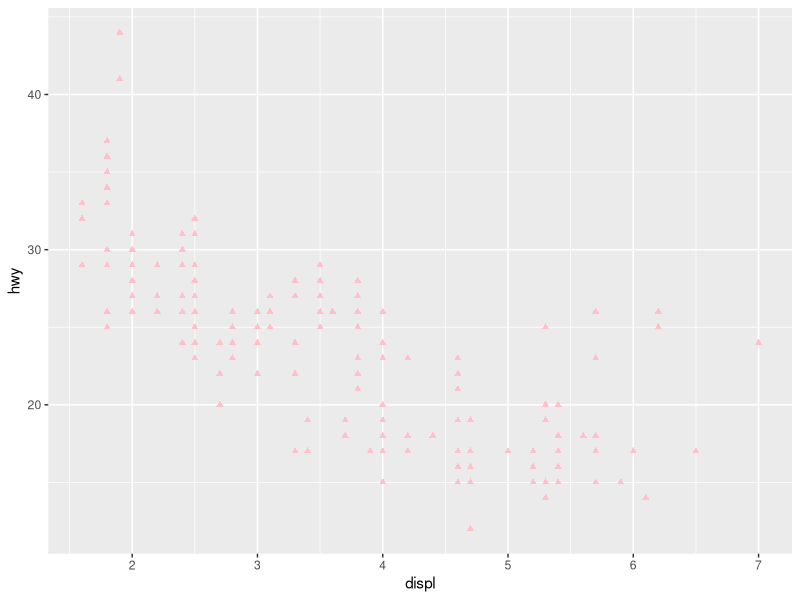
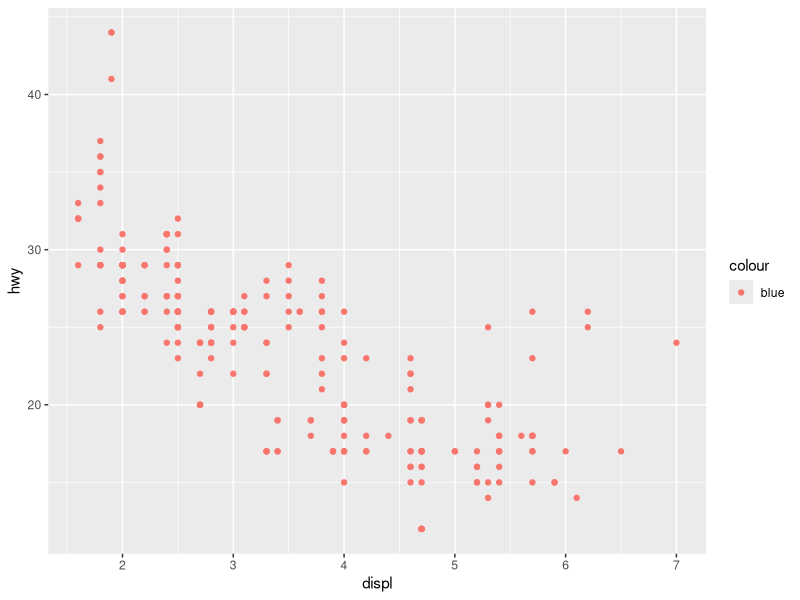
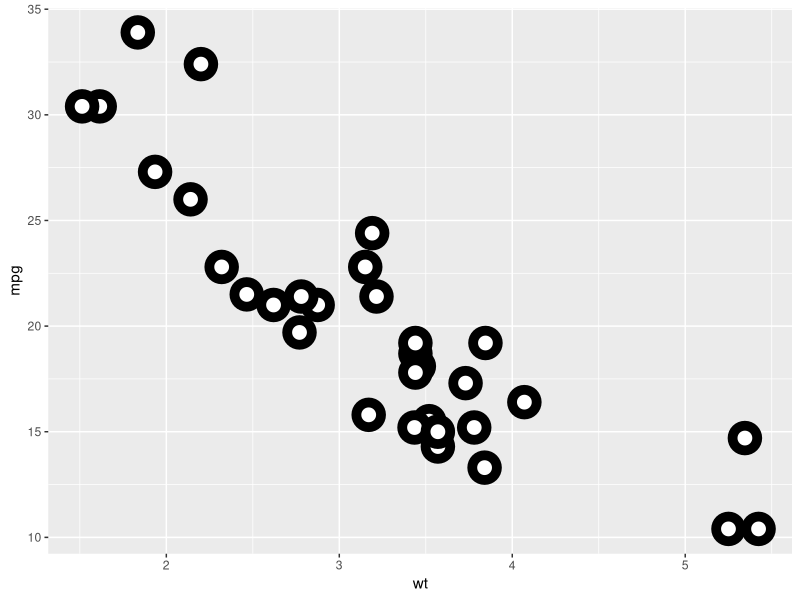
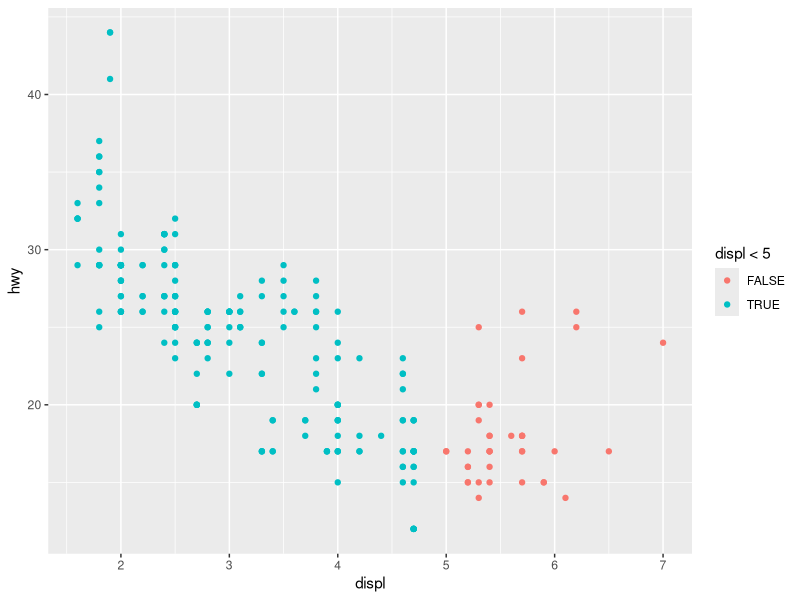
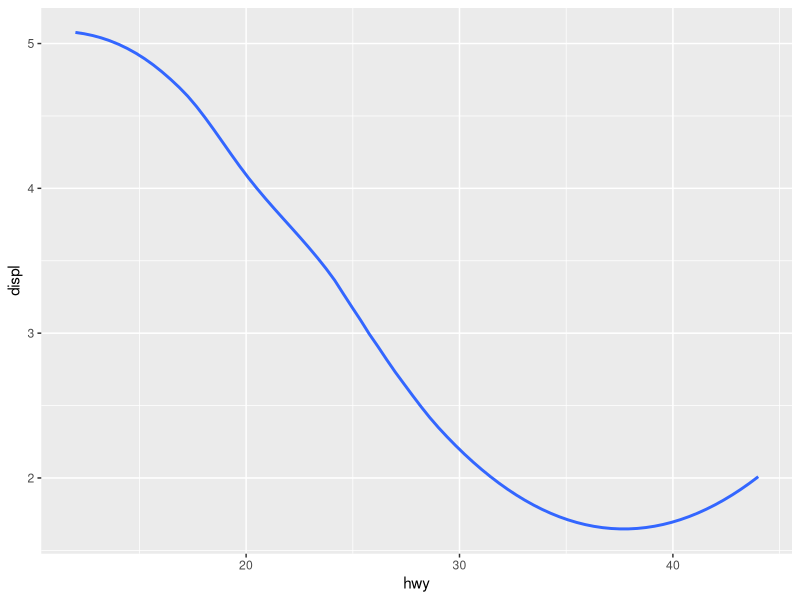
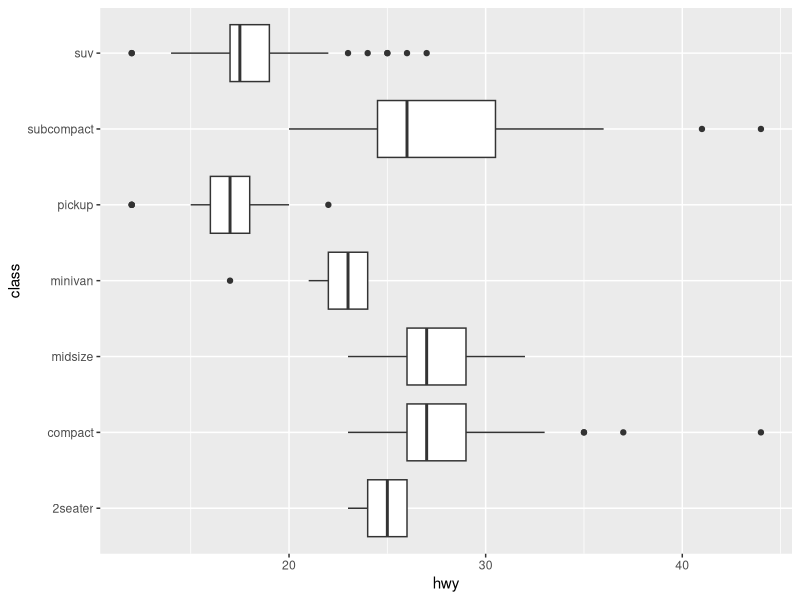
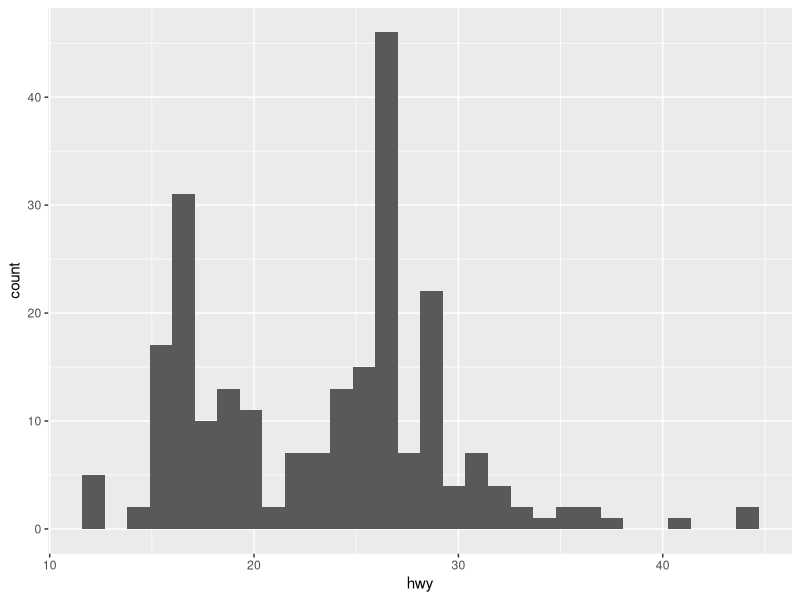
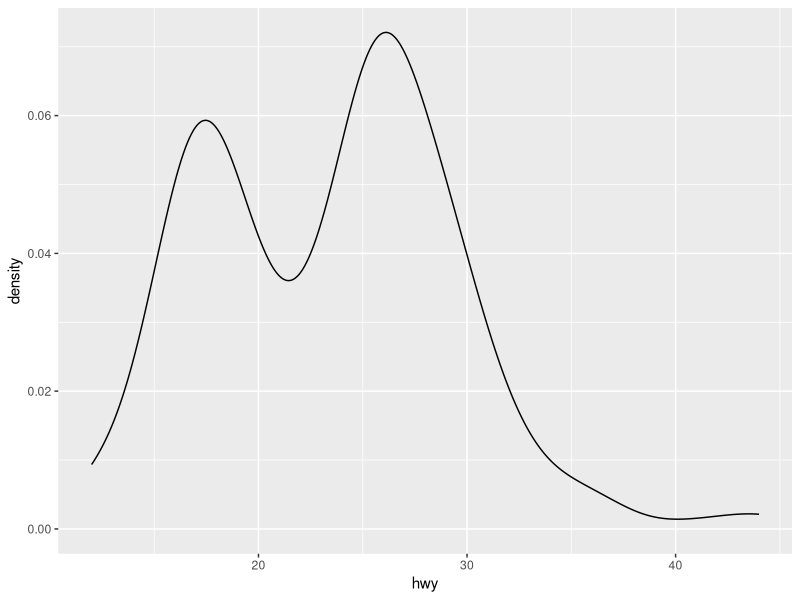

The R source for these figures, in order:
## ---- chunk 1
knitr::opts_chunk$set(echo = TRUE)
library(tidyverse)
## ---- chunk 2
ggplot(mpg, aes(x = displ, y = hwy)) +
  geom_point(colour = "pink", shape = 17)
## ---- chunk 3
ggplot(mpg) + 
  geom_point(aes(x = displ, y = hwy, color = "blue"))
# When color is set within an `aes()`, it is attempting a variable mapping to determine the appearence. So in the above example, `color = "blue"` is mapping the color of each variable based off the "variable", "blue". (Similar to how color = class works. Of course "blue" is not really a variable. It is a single value. Class has a bunch of different values in which the color aesthetic can map to)
## ---- chunk 4
# Looking at an example from the documentation:

# For shapes that have a border (like 21), you can colour the inside and
# outside separately. Use the stroke aesthetic to modify the width of the
# border
ggplot(mtcars, aes(wt, mpg)) +
  geom_point(shape = 21, colour = "black", fill = "white", size = 5, stroke = 5)
## ---- chunk 5
ggplot(mpg, aes(x = displ, y = hwy, color = displ < 5)) + 
  geom_point()
# The following inequality `displ < 5` is either TRUE or FALSE. Thus this is a dichotomous mapping.
## ---- chunk 6
# geom_line() can be used to make a line graph with variables that make sense (time on x axis, some numeric quantity of y axis). Or we can use geom_smooth to create a "line chart" that is the line of best fit through all data points
ggplot(mpg, aes(hwy, displ)) +
  geom_smooth(se = FALSE)

ggplot(mpg, aes(hwy, class)) +
  geom_boxplot()

ggplot(mpg, aes(hwy)) +
  geom_histogram()

ggplot(mpg, aes(x = hwy)) +
  geom_density()
## ---- chunk 7
ggplot(mpg, aes(x = displ, y = hwy)) +
  geom_smooth(aes(color = drv), show.legend = FALSE)
# It won't show the legend describing which color maps to which drv value from our data. If we remove it, the legend will show (as show.legend is TRUE by default). It was removed earlier likely for space reasons (We can see our graph abit better now). Most of the time, removal of a legend is due to the fact that each line is obvious and we don't need to explicity have a legend to make sense of the plot.
## ---- chunk 8
# By default se = TRUE, which means a 95% confidence interval will be added around our line of best fits.
## ---- chunk 9
ggplot(mpg, aes(displ, hwy)) +
  geom_point() +
  geom_smooth(se = FALSE)
## ---- chunk 10
ggplot(mpg, aes(displ, hwy)) +
  geom_point() +
  geom_smooth(aes(group = drv), se = FALSE)
## ---- chunk 11
ggplot(mpg, aes(displ, hwy, colour = drv)) +
  geom_point() +
  geom_smooth(se = FALSE)
## ---- chunk 12
ggplot(mpg, aes(displ, hwy)) +
  geom_point(aes(colour = drv)) +
  geom_smooth(se = FALSE)
## ---- chunk 13
ggplot(mpg, aes(displ, hwy)) +
  geom_point(aes(colour = drv)) +
  geom_smooth(aes(linetype = drv), se = FALSE)
## ---- chunk 14
ggplot(mpg, aes(displ, hwy, fill = drv)) +
  geom_point(shape = 21, size = 3, colour = "white", stroke = 3)
# Shapes 21-24 have a border of colour and are filled with fill.
## ---- chunk 15
ggplot(diamonds, aes(x = depth, y = price)) + 
  geom_point() +
  facet_wrap(~carat)
# It appears facet_wrap doesn't care if you use a continuous variable and forcefully wraps it anyway
## ---- chunk 16
# The above code mentioned is as follows:
ggplot(mpg, aes(x = displ, y = hwy)) + 
  geom_point() + 
  facet_grid(drv ~ cyl, scales = "free_y")
# The empty celss tells us there are no data points for certain drv and cyl combinations. For example, in the dataset there are no 5 cylinder 4 wheel drive vehicles.

# Related plot:
ggplot(mpg) + 
  geom_point(aes(x = drv, y = cyl))
# We see a similar result here. No points for 5 cylinder 4 wheel drive, etc. facet wrap makes this result, arguably easier to see.
## ---- chunk 17
ggplot(mpg) + 
  geom_point(aes(x = displ, y = hwy)) +
  facet_grid(drv ~ .)

ggplot(mpg) + 
  geom_point(aes(x = displ, y = hwy)) +
  facet_grid(. ~ cyl)

# The . in this context appears to be a placeholder for whether we want our faceted variable (such as drv and cylinder) to be faceted by rows or columns
## ---- chunk 18
ggplot(mpg) + 
  geom_point(aes(x = displ, y = hwy)) + 
  facet_wrap(~ class, nrow = 2)
# Some advantages over coloring are that it is easier to separate between each class of vehicle. This advantage is even more obvious with a larger dataset where looking for differences between colours will be difficult (And the legend even bigger).
# Some disadvantages are since they aren't all on the same plot, differences between each class of vehicles, datawise, is harder to distinguish. Adding to this point, as each subplot is forced to be more compact, it is harder to see any relationships in the data. This disadvantage is amplied with larger datasets.
## ---- chunk 19
# nrow and ncol are self-explanatory. Other arguments are things like `scales` which are related to the x & y axis. The `dir` argument defines how each subplot is added to the overall plot. For example "h" will add subplots horizontally (Left to right), while "v" adds them vertically (Top to bottom). This is easier to see with an example below:

ggplot(mpg) + 
  geom_point(aes(x = displ, y = hwy)) + 
  facet_wrap(~ class, dir = "h")

ggplot(mpg) + 
  geom_point(aes(x = displ, y = hwy)) + 
  facet_wrap(~ class, dir = "v")

# `facet_grid()` doesn't have nrow and ncol arguments since the two variables we choose within facet_grid will define the number of rows and number of columns. For example if we have a row variable with two possible values, and a column variable with three possible values, it will produce an overall plot with 6 subplots (2 x 3 = 6), with 2 rows and 3 columns. It cannot take imposed nrow and ncol arguments as this breaks the pairings between the x axis and y axis.
## ---- chunk 20
ggplot(mpg, aes(x = displ)) + 
  geom_histogram() + 
  facet_grid(drv ~ .)

ggplot(mpg, aes(x = displ)) + 
  geom_histogram() +
  facet_grid(. ~ drv)

# I would argue the first, since engine size, the primary focus of our plot, is easier to compare between different drive trains due to them all using the same x axis, unlike the second plot which uses the same y axis but not the same x axis. The width of each bin is easier to see as well.
# Care should be taken to consider whether the most important variable we want to compare between facets, (in this case its displ) should be using only a singular axis (preferred) rather than multiple of the same axes.
## ---- chunk 21
ggplot(mpg) + 
  geom_point(aes(x = displ, y = hwy)) +
  facet_grid(drv ~ .)

ggplot(mpg) + 
  geom_point(aes(x = displ, y = hwy)) +
  facet_wrap(~drv, dir = "v", strip.position = "right")
## ---- chunk 22
# The default geom is geom_pointrange. (It is called "pointrange" only in the documentation since its stripped of the geom prefix)

ggplot(diamonds) + 
  stat_summary(
    aes(x = cut, y = depth),
    fun.min = min,
    fun.max = max,
    fun = median
  )

ggplot(diamonds) +
  geom_pointrange(
    aes(x = cut, y = depth),
    stat = "summary",
    fun.min = min,
    fun.max = max,
    fun = median
  )
## ---- chunk 23
# geom_bar() makes the height of the bar proportional to the number of cases in each group. If you want the heights of the bars to represent values in the data, use geom_col() instead. geom_bar() uses stat_count() by default: it counts the number of cases at each x position. geom_col() uses stat_identity(): it leaves the data as is. Here are some examples:

ggplot(diamonds, aes(x = cut)) + 
  geom_bar()

diamonds_plus <- diamonds |> 
  mutate(
    med_depth = median(depth, na.rm = TRUE),
    .by = cut
  ) |> 
  summarize(
    n = n(),
    .by = c(cut, med_depth)
  )

ggplot(diamonds_plus, aes(cut, med_depth)) +
geom_col()

df <- data.frame(trt = c("a", "b", "c"), outcome = c(2.3, 1.9, 3.2))
ggplot(df, aes(trt, outcome)) +
  geom_col()
## ---- chunk 24
# `geom_bar`,  with `stat = "count"`. `geom_hist`, `geom_freqpoly` with `stat = "bin"` etc. The geoms uses a relevant stat based off what data is generally being supplied to each geom. So for example we usually use geom_bar if we have discrete data which is best fit for stat = "count". Similar argument for geom_hist & geom_freqpoly since they are supplied continous data they use stat = "bin" instead.
## ---- chunk 25
# stat_smooth() provides the following variables, some of which depend on the orientation:
# after_stat(y) or after_stat(x)
# Predicted value.
# 
# after_stat(ymin) or after_stat(xmin)
# Lower pointwise confidence interval around the mean.
# 
# after_stat(ymax) or after_stat(xmax)
# Upper pointwise confidence interval around the mean.
# 
# after_stat(se)
# Standard error.


# Some of the arguments that control its behaviour are the following:
# method = NULL,
# formula = NULL,
# se = TRUE,
# n = 80,
# span = 0.75,
# fullrange = FALSE,
# level = 0.95,
# method.args = list(),
# na.rm = FALSE,
# orientation = NA,
# show.legend = NA,
# inherit.aes = TRUE
## ---- chunk 26
# after_stat is an expression using the variables calculated by the stat. So in this case since we are using `geom_bar` it will calculate respective proportions based off `stat_count`.
ggplot(diamonds, aes(x = cut, y = after_stat(prop), group = 1)) + 
  geom_bar()

# The bars are not grouped together because the group aesthetic is not set. As a result, each bar is treated as an individual entity, and the heights of the bars represent the proportion of each category within its own group. Since there is no grouping, the proportions are calculated independently for each bar, which leads to incorrect proportions being displayed, which is whatever the highest prop value is as its only comparing proportion values with itself. (Value of 1 for first plot, 7 for second plot)
ggplot(diamonds, aes(x = cut, y = after_stat(prop))) + 
  geom_bar()
ggplot(diamonds, aes(x = cut, fill = color, y = after_stat(prop))) + 
  geom_bar()
## ---- chunk 27
ggplot(mpg, aes(x = cty, y = hwy)) + 
  geom_point()
# There might be overlapping points which are possibly overlapping certain interesting information about our data. Lets add some randomness to our points

ggplot(mpg, aes(x = cty, y = hwy)) + 
  geom_jitter()
# As we can see this is a big improvement. There are clearly a lot more points towards the lower end of cty and hwy but not for the higher end. More care should be taken when analysing trends beyond combined cty and hwy values of (25, 30) for example
## ---- chunk 28
ggplot(mpg, aes(x = displ, y = hwy)) +
  geom_point()
ggplot(mpg, aes(x = displ, y = hwy)) +
  geom_point(position = "identity")
# In terms of the plots, visually there is no difference between either of them. However, adding the argument `position = "identity"` might be good code practice when making plots which involve overlapping data to inform the user running the code.
## ---- chunk 29
# width and height control the amount of jitter. From the documentation:

# width, height:	
# Amount of vertical and horizontal jitter. The jitter is added in both positive and negative directions, so the total spread is twice the value specified here.
# If omitted, defaults to 40% of the resolution of the data: this means the jitter values will occupy 80% of the implied bins. Categorical data is aligned on the integers, so a width or height of 0.5 will spread the data so it's not possible to see the distinction between the categories.

# Lets see these arguments in action with some examples:

ggplot(mpg, aes(x = displ, y = hwy)) +
  geom_jitter()
ggplot(mpg, aes(x = displ, y = hwy)) +
  geom_jitter(width = 1)
ggplot(mpg, aes(x = displ, y = hwy)) +
  geom_jitter(height = 1)
ggplot(mpg, aes(x = displ, y = hwy)) +
  geom_jitter(width = 0.5, height = 2)
## ---- chunk 30
ggplot(mpg, aes(x = displ, y = hwy)) +
  geom_count()

ggplot(mpg, aes(x = displ, y = hwy)) +
  geom_jitter()

# `geom_count()` creates a legend displaying a rough estimate of how much overlapping we have on particular points. This can also be useful to visually identify how much overlapping we have at each point without sacrificing the accuracy of where the points should be displayed unlike with `geom_jitter()`. However with plots where data points are very close together, I imagine geom_count is not as good as there could be a lot of overlap between points, again obscuring overlapping of the data. Also since geom_count creates "buckets" of data (In the above example we have n = 2.5, 5, etc.), if there are many different "buckets" it can get a bit overwhelming visually.
## ---- chunk 31
# Default position is "dodge2"
ggplot(mpg, aes(class, hwy)) +
  geom_boxplot(aes(colour = drv))
# So each boxplot relating class, hwy and their respective drv is automatically shown close to each other, as is the expected behaviour of position adjustment "dodge"
## ---- chunk 32
ggplot(mpg, aes(x = drv, fill = class)) + 
  geom_bar() +
  coord_polar()
## ---- chunk 33
nz <- map_data("nz")

ggplot(nz, aes(x = long, y = lat, group = group)) +
  geom_polygon(fill = "white", color = "black")

ggplot(nz, aes(x = long, y = lat, group = group)) +
  geom_polygon(fill = "white", color = "black") +
  coord_quickmap()

# Without looking at any documentation, at first glance `coord_quickmap()` appears to have a much more accurate aspect ratio which represents New Zealand much better.
# coord_map() projects a portion of the earth, which is approximately spherical, onto a flat 2D plane using any projection defined by the mapproj package. Map projections do not, in general, preserve straight lines, so this requires considerable computation. coord_quickmap() is a quick approximation that does preserve straight lines. It works best for smaller areas closer to the equator.
## ---- chunk 34
ggplot(data = mpg, mapping = aes(x = cty, y = hwy)) +
  geom_point() + 
  geom_abline() +
  coord_fixed()

# As city miles per gallon goes up, highway miles per gallon also increases
# `coord_fixed()` is important as it forces a better specified ratio between the x-axis and y-axis. The ratio is 1:1 (each unit increase in the x-axis is the same distance as each unit increase in the y-axis). This gives us a much better representation of the relationship between cty and hwy
# `geom_abline()` adds a diagonal line through the plot which goes through the origin point. This helps us see that as each unit increase in cty there is a higher proportionate increase in hwy (as all data points are above the diagonal)
